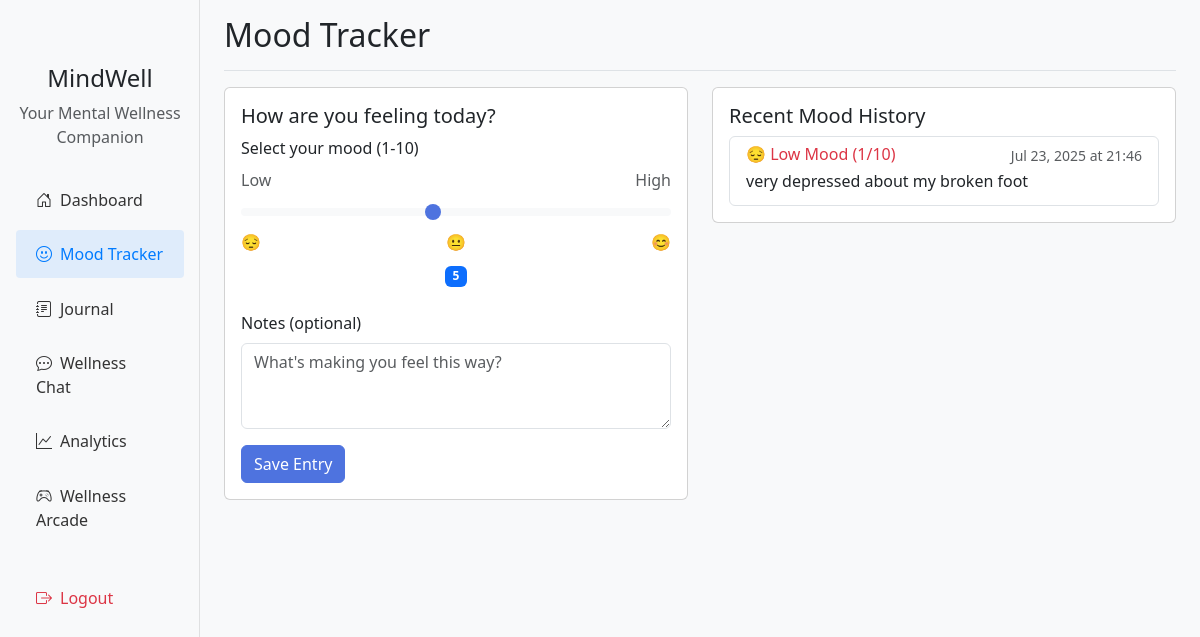
/mood (signed in), run on the app's committed database.
### main.py (models this page shows)
class MoodEntry(db.Model):
    id = db.Column(db.Integer, primary_key=True)
    user_id = db.Column(db.Integer, db.ForeignKey('user.id'), nullable=False)
    mood_score = db.Column(db.Integer, nullable=False)  # 1-10 scale
    notes = db.Column(db.Text)
    timestamp = db.Column(db.DateTime, default=datetime.utcnow)

### main.py (the view, shortened to what this page needs)
@app.route('/mood', methods=['GET', 'POST'])
def mood_tracker():
    if 'user_id' not in session:
        return redirect(url_for('login'))
    mood_entries = MoodEntry.query.filter_by(user_id=session['user_id']).order_by(MoodEntry.timestamp.desc()).limit(10).all()
    return render_template('mood.html', entries=mood_entries)

### templates/mood.html (shortened to what this page needs)
{% extends "base.html" %}
{% block page_title %}Mood Tracker{% endblock %}
{% block content %}
<div class="row">
    <div class="col-md-6">
        <div class="card mb-4">
            <div class="card-body">
                <h5 class="card-title">How are you feeling today?</h5>
                <form method="POST" action="{{ url_for('mood_tracker') }}">
                    <div class="mb-4">
                        <label class="form-label">Select your mood (1-10)</label>
                        <div class="d-flex justify-content-between mb-2">
                            <span class="text-muted">Low</span>
                            <span class="text-muted">High</span>
                        </div>
                        <input type="range" class="form-range" min="1" max="10" step="1" id="mood_score" name="mood_score" value="5">
                        <div class="d-flex justify-content-between">
                            <span>😔</span>
                            <span>😐</span>
                            <span>😊</span>
                        </div>
                        <div class="text-center mt-2">
                            <span id="mood_value" class="badge bg-primary">5</span>
                        </div>
                    </div>
                    <div class="mb-3">
                        <label for="notes" class="form-label">Notes (optional)</label>
                        <textarea class="form-control" id="notes" name="notes" rows="3" placeholder="What's making you feel this way?"></textarea>
                    </div>
                    <button type="submit" class="btn btn-primary">Save Entry</button>
                </form>
            </div>
        </div>
    </div>
    <div class="col-md-6">
        <div class="card">
            <div class="card-body">
                <h5 class="card-title">Recent Mood History</h5>
                {% if entries %}
                <div class="list-group">
                    {% for entry in entries %}
                    <div class="list-group-item">
                        <div class="d-flex w-100 justify-content-between">
                            <h6 class="mb-1">
                                {% if entry.mood_score <= 3 %}
                                <span class="text-danger">😔 Low Mood ({{ entry.mood_score }}/10)</span>
                                {% elif entry.mood_score <= 7 %}
                                <span class="text-warning">😐 Neutral Mood ({{ entry.mood_score }}/10)</span>
                                {% else %}
                                <span class="text-success">😊 Good Mood ({{ entry.mood_score }}/10)</span>
                                {% endif %}
                            </h6>
                            <small class="text-muted">{{ entry.timestamp.strftime('%b %d, %Y at %H:%M') }}</small>
                        </div>
                        {% if entry.notes %}
                        <p class="mb-1">{{ entry.notes }}</p>
                        {% else %}
                        <p class="text-muted mb-1"><small>No notes added</small></p>
                        {% endif %}
                    </div>
                    {% endfor %}
                </div>
                {% else %}
                <p class="text-muted">No mood entries yet. Start tracking your mood!</p>
                {% endif %}
            </div>
        </div>
    </div>
</div>
{% endblock %}

### static/css/style.css (style rules this page uses)
body { font-family: 'Segoe UI', Tahoma, Geneva, Verdana, sans-serif; background-color: #f8f9fa; }
.card { transition: transform 0.3s ease, box-shadow 0.3s ease; }
.btn-primary { background-color: #4e73df; border-color: #4e73df; }

### data on the page
MoodEntry: mood_score "1", timestamp "Jul 23, 2025 at 21:46", notes "very depressed about my broken foot"
